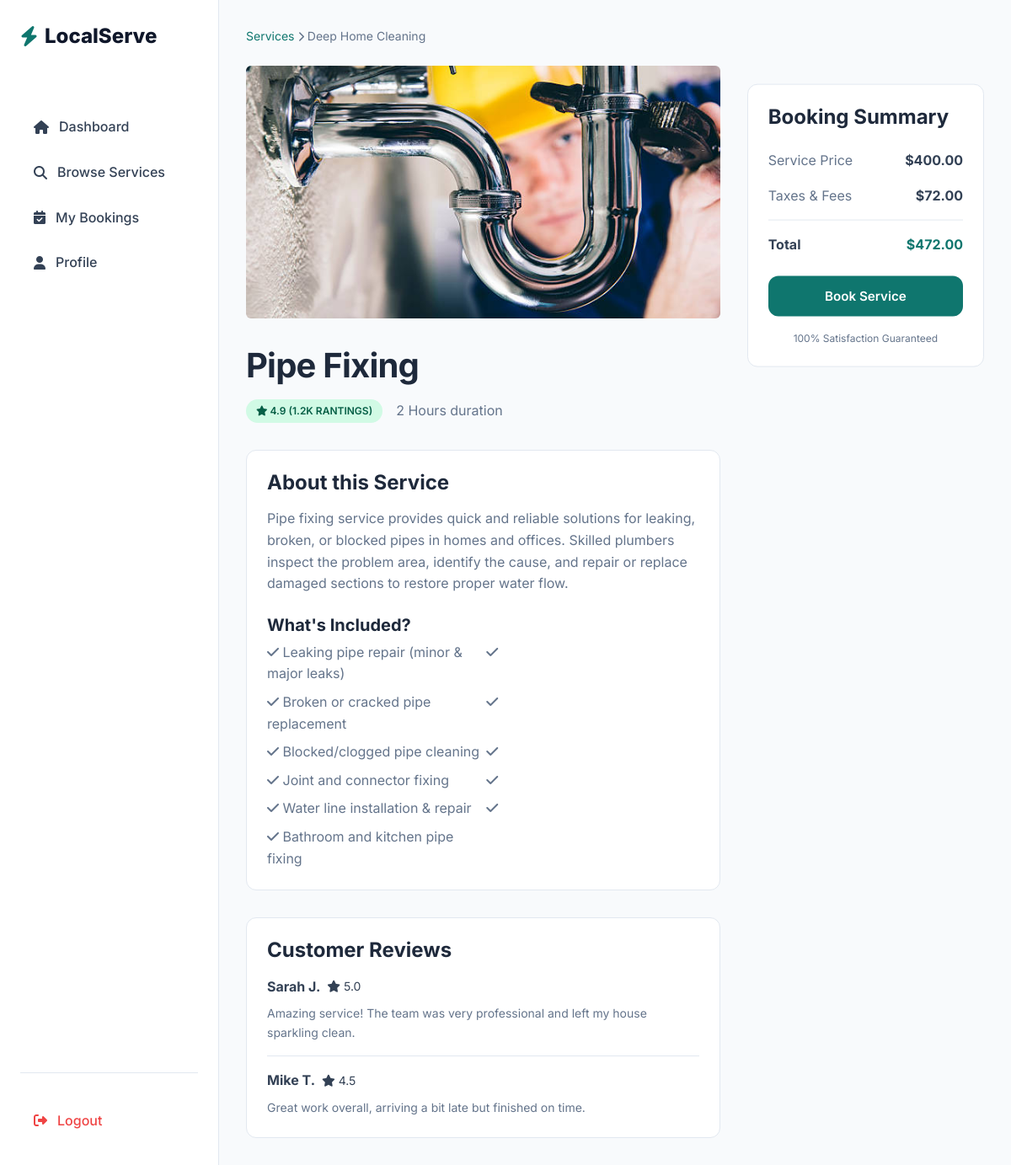
Screenshot of /services/service_detail/1 (signed in) with the database file from the repository.
### services/models.py (models this page shows, shortened)
class Service(models.Model):
    category = models.ForeignKey(ServiceCategory, on_delete=models.CASCADE, related_name = "services")
    title = models.CharField(max_length=150)
    description = models.TextField()
    price = models.DecimalField(max_digits=8,decimal_places=2)
    duration_minutes = models.IntegerField()
    image = models.ImageField(upload_to="services/",blank=True, null=True)
    is_active = models.BooleanField(default=True)
    created_at = models.DateTimeField(auto_now_add=True)
    is_best_seller = models.BooleanField(default=False)
    includes = models.TextField(blank=True,default="",
        help_text="Enter one item per line (e.g. Deep dusting, Floor cleaning, etc.)"
    )

### services/views.py (the view)
# urls.py: path('service_detail/<int:id>',views.service_detail, name='services_detail'),
@login_required
@never_cache
def service_detail(request,id):
    service = Service.objects.get(id=id)
    print(type(service.price))
    tax = service.price * Decimal (0.18)
    total = service.price + tax
    return render(request,'customer/services/service_detail.html',{'service':service,'tax':tax,'total':total})

### templates/customer/services/service_detail.html (shortened to what this page needs)
{% extends "base_customer.html" %}
    {% block content %}
            <div class="breadcrumbs">
                <a href="{% url "services" %}">Services</a> <i class="fa-solid fa-chevron-right text-xs"></i> <span>Deep Home
                    Cleaning</span>
            </div>
            <div style="display: grid; grid-template-columns: 2fr 1fr; gap: 2rem;">
                <div>
                    <div
                        style="height: 300px; background-color: #E2E8F0; border-radius: var(--radius-md); margin-bottom: 2rem; display: flex; align-items: center; justify-content: center;">
                            {% if service.image %}
                            <img src="{{ service.image.url }}" alt="{{ service.title }}" style="width:100%; height:100%; object-fit:cover;">
                            {% else %}
                        <i class="fa-solid fa-broom fa-5x text-light"></i>
                        {% endif %}
                    </div>
                    <h1 style="margin-bottom: 1rem;">{{ service.title }}</h1>
                    <div class="flex items-center gap-md" style="margin-bottom: 2rem;">
                        <span class="badge badge-success"><i class="fa-solid fa-star"></i> 4.9 (1.2k Rantings)</span>
                        <span class="text-light">{{ service.duration_minutes }} Hours duration</span>
                    </div>
                    <div class="card" style="margin-bottom: 2rem;">
                        <h3 style="margin-bottom: 1rem;">About this Service</h3>
                        <p class="text-light" style="margin-bottom: 1rem;">{{ service.description }}</p>
                        {% if service.includes %}
                        <h4 style="margin-bottom: 0.5rem; margin-top: 1.5rem;">What's Included?</h4>
                        <ul class="text-light" style="display: grid; grid-template-columns: 1fr 1fr; gap: 0.5rem;">
                            {% for item in service.includes.splitlines %}
                            <li><i class="fa-solid fa-check text-success"></i> {{ item }}</li>
                            {% endfor %}
                        </ul>
                        {% endif %}
                    </div>
                    <div class="card">
                        <h3 style="margin-bottom: 1rem;">Customer Reviews</h3>
                        <div
                            style="border-bottom: 1px solid var(--color-border); padding-bottom: 1rem; margin-bottom: 1rem;">
                            <div class="flex items-center gap-sm" style="margin-bottom: 0.5rem;">
                                <span class="font-bold">Sarah J.</span>
                                <span class="text-warning text-sm"><i class="fa-solid fa-star"></i> 5.0</span>
                            </div>
                            <p class="text-light text-sm">Amazing service! The team was very professional and left my
                                house sparkling clean.</p>
                        </div>
                        <div>
                            <div class="flex items-center gap-sm" style="margin-bottom: 0.5rem;">
                                <span class="font-bold">Mike T.</span>
                                <span class="text-warning text-sm"><i class="fa-solid fa-star"></i> 4.5</span>
                            </div>
                            <p class="text-light text-sm">Great work overall, arriving a bit late but finished on time.
                            </p>
                        </div>
                    </div>
                </div>
                <div>
                    <div class="card" style="position: sticky; top: 100px;">
                        <h3 style="margin-bottom: 1.5rem;">Booking Summary</h3>
                        <div class="flex justify-between items-center" style="margin-bottom: 1rem;">
                            <span class="text-light">Service Price</span>
                            <span class="font-bold">${{ service.price }}</span>
                        </div>
                        <div class="flex justify-between items-center" style="margin-bottom: 1rem;">
                            <span class="text-light">Taxes & Fees</span>
                            <span class="font-bold">${{ tax|floatformat:2 }}</span>
                        </div>
                        <div class="flex justify-between items-center"
                            style="margin-bottom: 1.5rem; padding-top: 1rem; border-top: 1px solid var(--color-border);">
                            <span class="font-bold text-lg">Total</span>
                            <span class="font-bold text-xl text-primary">${{ total|floatformat:2 }}</span>
                        </div>
                        <a href="booking_step1.html" class="btn btn-primary btn-block">Book Service</a>
                        <p class="text-xs text-center text-light" style="margin-top: 1rem;">100% Satisfaction Guaranteed
                        </p>
                    </div>
                </div>
            </div>
{% endblock %}

### static/css/style.css (style rules this page uses)
:root { --color-primary: #0F766E; --color-primary-dark: #0F5F57; --color-primary-light: #CCFBF1; --color-secondary: #0F172A; --color-accent: #F59E0B; --color-bg: #F8FAFC; --color-surface: #FFFFFF; --color-border: #E2E8F0; --color-text: #334155; --color-text-dark: #1E293B; --color-text-light: #64748B; --color-text-white: #FFFFFF; --color-success: #10B981; --color-warning: #F59E0B; --color-danger: #EF4444; --color-info: #3B82F6; --spacing-xs: 0.25rem; --spacing-sm: 0.5rem; --spacing-md: 1rem; --spacing-lg: 1.5rem; --spacing-xl: 3rem; --radius-sm: 6px; --radius-md: 12px; --radius-lg: 20px; --radius-full: 9999px; --shadow-sm: 0 1px 2px 0 rgba(0, 0, 0, 0.05); --shadow-md: 0 4px 6px -1px rgba(0, 0, 0, 0.1), 0 2px 4px -1px rgba(0, 0, 0, 0.06); --shadow-lg: 0 10px 15px -3px rgba(0, 0, 0, 0.1), 0 4px 6px -2px rgba(0, 0, 0, 0.05); --shadow-hover: 0 20px 25px -5px rgba(0, 0, 0, 0.1), 0 10px 10px -5px rgba(0, 0, 0, 0.04); --transition: all 0.2s cubic-bezier(0.4, 0, 0.2, 1); --header-height: 80px; --max-width: 1200px; }
*, *::before, *::after { box-sizing: border-box; margin: 0; padding: 0; }
body { font-family: 'Inter', sans-serif; background-color: var(--color-bg); color: var(--color-text); line-height: 1.6; -webkit-font-smoothing: antialiased; }
a { text-decoration: none; color: inherit; transition: var(--transition); }
ul { list-style: none; }
img { max-width: 100%; border-radius: var(--radius-sm); display: block; }
.flex { display: flex; }
.items-center { align-items: center; }
.justify-between { justify-content: space-between; }
.gap-sm { gap: var(--spacing-sm); }
.gap-md { gap: var(--spacing-md); }
h1, h2, h3, h4, h5, h6 { color: var(--color-text-dark); font-weight: 700; line-height: 1.2; }
h1 { font-size: 2.5rem; letter-spacing: -0.02em; }
h3 { font-size: 1.5rem; }
h4 { font-size: 1.25rem; }
.text-primary { color: var(--color-primary); }
.text-light { color: var(--color-text-light); }
.text-center { text-align: center; }
.text-sm { font-size: 0.875rem; }
.text-xs { font-size: 0.75rem; }
.font-bold { font-weight: 700; }
.btn { display: inline-flex; align-items: center; justify-content: center; padding: 0.75rem 1.5rem; border-radius: var(--radius-md); font-weight: 600; cursor: pointer; transition: var(--transition); border: none; font-size: 0.95rem; gap: 0.5rem; }
.btn-primary { background-color: var(--color-primary); color: white; }
.btn-block { width: 100%; }
.card { background: var(--color-surface); border-radius: var(--radius-md); border: 1px solid var(--color-border); padding: var(--spacing-lg); transition: var(--transition); }
.badge { display: inline-block; padding: 0.25rem 0.75rem; border-radius: 50px; font-size: 0.75rem; font-weight: 600; text-transform: uppercase; }
.badge-success { background: #D1FAE5; color: #065F46; }
.breadcrumbs { font-size: 0.875rem; color: var(--color-text-light); margin-bottom: 1.5rem; }
.breadcrumbs a { color: var(--color-primary); }

### rows the page displays
Service: image (picture), title "Pipe Fixing", duration_minutes "2", description "Pipe fixing service provides quick and reliable solutions for leaking, broken, or blocked pipes in homes and offices. Skilled plumbers inspect the problem area, identify the cause, and repair or replace damaged sections to restore proper water flow.", price "400.00"

### other values shown
{{ item }} "Leaking pipe repair (minor & major leaks)" "Broken or cracked pipe replacement" "Blocked/clogged pipe cleaning" "Joint and connector fixing" "Water line installation & repair" "Bathroom and kitchen pipe fixing"
{{ tax|floatformat:2 }} "72.00"
{{ total|floatformat:2 }} "472.00"
